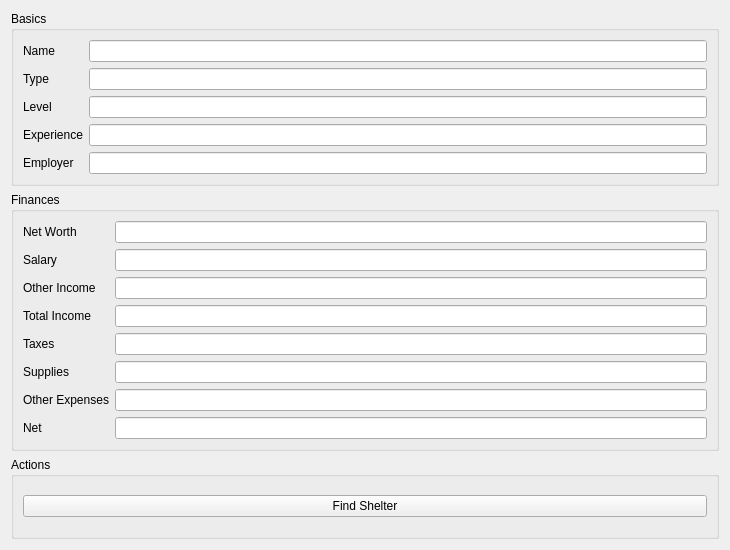
<?xml version="1.0" encoding="UTF-8"?>
<ui version="4.0">
 <class>Person</class>
 <widget class="QWidget" name="Person">
  <property name="geometry">
   <rect>
    <x>0</x>
    <y>0</y>
    <width>730</width>
    <height>550</height>
   </rect>
  </property>
  <property name="windowTitle">
   <string>Form</string>
  </property>
  <layout class="QVBoxLayout" name="verticalLayout">
   <item>
    <widget class="QGroupBox" name="groupBox">
     <property name="title">
      <string>Basics</string>
     </property>
     <layout class="QFormLayout" name="formLayout">
      <property name="fieldGrowthPolicy">
       <enum>QFormLayout::ExpandingFieldsGrow</enum>
      </property>
      <item row="0" column="0">
       <widget class="QLabel" name="label_3">
        <property name="text">
         <string>Name</string>
        </property>
       </widget>
      </item>
      <item row="0" column="1">
       <widget class="QLineEdit" name="nameLineEdit"/>
      </item>
      <item row="1" column="0">
       <widget class="QLabel" name="label_5">
        <property name="text">
         <string>Type</string>
        </property>
       </widget>
      </item>
      <item row="1" column="1">
       <widget class="QLineEdit" name="typeLineEdit">
        <property name="readOnly">
         <bool>true</bool>
        </property>
       </widget>
      </item>
      <item row="2" column="0">
       <widget class="QLabel" name="label_6">
        <property name="text">
         <string>Level</string>
        </property>
       </widget>
      </item>
      <item row="2" column="1">
       <widget class="QLineEdit" name="levelLineEdit">
        <property name="readOnly">
         <bool>true</bool>
        </property>
       </widget>
      </item>
      <item row="4" column="0">
       <widget class="QLabel" name="label_11">
        <property name="text">
         <string>Employer</string>
        </property>
       </widget>
      </item>
      <item row="4" column="1">
       <widget class="QLineEdit" name="employerLineEdit">
        <property name="readOnly">
         <bool>true</bool>
        </property>
       </widget>
      </item>
      <item row="3" column="0">
       <widget class="QLabel" name="label_12">
        <property name="text">
         <string>Experience</string>
        </property>
       </widget>
      </item>
      <item row="3" column="1">
       <widget class="QLineEdit" name="expLineEdit">
        <property name="readOnly">
         <bool>true</bool>
        </property>
       </widget>
      </item>
     </layout>
    </widget>
   </item>
   <item>
    <widget class="QGroupBox" name="groupBox_2">
     <property name="title">
      <string>Finances</string>
     </property>
     <layout class="QFormLayout" name="formLayout_2">
      <item row="1" column="0">
       <widget class="QLabel" name="label">
        <property name="text">
         <string>Salary</string>
        </property>
       </widget>
      </item>
      <item row="1" column="1">
       <widget class="QLineEdit" name="salaryLineEdit">
        <property name="readOnly">
         <bool>true</bool>
        </property>
       </widget>
      </item>
      <item row="2" column="0">
       <widget class="QLabel" name="label_2">
        <property name="text">
         <string>Other Income</string>
        </property>
       </widget>
      </item>
      <item row="2" column="1">
       <widget class="QLineEdit" name="otherIncomeLineEdit">
        <property name="readOnly">
         <bool>true</bool>
        </property>
       </widget>
      </item>
      <item row="3" column="0">
       <widget class="QLabel" name="label_4">
        <property name="text">
         <string>Total Income</string>
        </property>
       </widget>
      </item>
      <item row="3" column="1">
       <widget class="QLineEdit" name="totalIncomeLineEdit">
        <property name="readOnly">
         <bool>true</bool>
        </property>
       </widget>
      </item>
      <item row="4" column="0">
       <widget class="QLabel" name="label_7">
        <property name="text">
         <string>Taxes</string>
        </property>
       </widget>
      </item>
      <item row="4" column="1">
       <widget class="QLineEdit" name="taxesLineEdit">
        <property name="readOnly">
         <bool>true</bool>
        </property>
       </widget>
      </item>
      <item row="5" column="0">
       <widget class="QLabel" name="label_8">
        <property name="text">
         <string>Supplies</string>
        </property>
       </widget>
      </item>
      <item row="5" column="1">
       <widget class="QLineEdit" name="supplyLineEdit">
        <property name="readOnly">
         <bool>true</bool>
        </property>
       </widget>
      </item>
      <item row="6" column="0">
       <widget class="QLabel" name="label_9">
        <property name="text">
         <string>Other Expenses</string>
        </property>
       </widget>
      </item>
      <item row="6" column="1">
       <widget class="QLineEdit" name="otherExpensesLineEdit">
        <property name="readOnly">
         <bool>true</bool>
        </property>
       </widget>
      </item>
      <item row="7" column="0">
       <widget class="QLabel" name="label_10">
        <property name="text">
         <string>Net</string>
        </property>
       </widget>
      </item>
      <item row="7" column="1">
       <widget class="QLineEdit" name="netLineEdit">
        <property name="readOnly">
         <bool>true</bool>
        </property>
       </widget>
      </item>
      <item row="0" column="0">
       <widget class="QLabel" name="label_13">
        <property name="text">
         <string>Net Worth</string>
        </property>
       </widget>
      </item>
      <item row="0" column="1">
       <widget class="QLineEdit" name="netWorthLineEdit">
        <property name="readOnly">
         <bool>true</bool>
        </property>
       </widget>
      </item>
     </layout>
     <zorder>groupBox</zorder>
     <zorder>label</zorder>
     <zorder>label</zorder>
     <zorder>salaryLineEdit</zorder>
     <zorder>label_2</zorder>
     <zorder>otherIncomeLineEdit</zorder>
     <zorder>label_4</zorder>
     <zorder>totalIncomeLineEdit</zorder>
     <zorder>label_7</zorder>
     <zorder>taxesLineEdit</zorder>
     <zorder>label_8</zorder>
     <zorder>supplyLineEdit</zorder>
     <zorder>label_9</zorder>
     <zorder>otherExpensesLineEdit</zorder>
     <zorder>label_10</zorder>
     <zorder>netLineEdit</zorder>
     <zorder>label_13</zorder>
     <zorder>netWorthLineEdit</zorder>
    </widget>
   </item>
   <item>
    <widget class="QGroupBox" name="groupBox_3">
     <property name="title">
      <string>Actions</string>
     </property>
     <layout class="QGridLayout" name="gridLayout">
      <item row="0" column="0">
       <widget class="QPushButton" name="findShelterPushButton">
        <property name="text">
         <string>Find Shelter</string>
        </property>
       </widget>
      </item>
     </layout>
    </widget>
   </item>
  </layout>
 </widget>
 <resources/>
 <connections/>
</ui>
